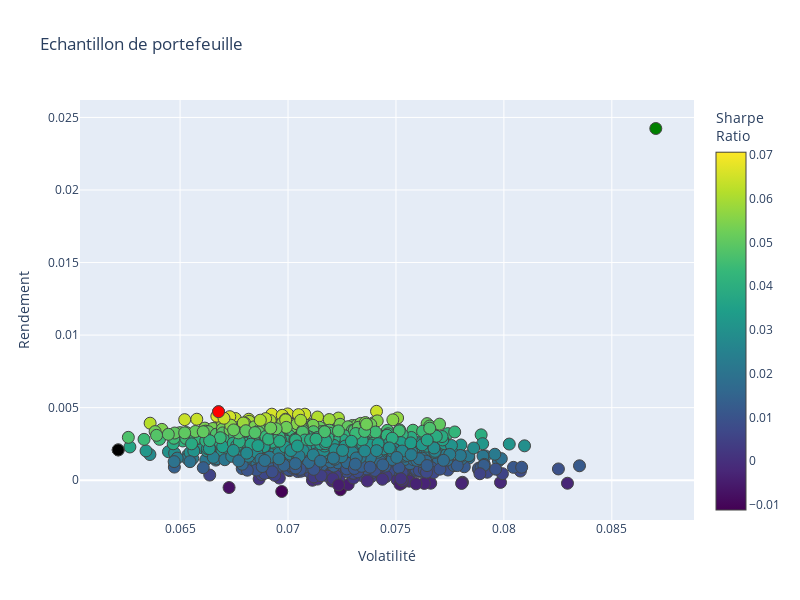

Write notebook code for a chart like this one.
### Code cell
## Visualiser le point de portefeuille avec risque minimum sur l'échantillon de portefeuille : Le point orange
Portefeuilles = go.Scatter(x = risq, y = R_esp, mode = "markers", marker = dict(size = 12,
        color = SR, colorscale = "Viridis", showscale = True, line_width = 1, colorbar = dict(title = "Sharpe<br>Ratio")
        ),text = "portefeuille")
Minimum_Volatilite = go.Scatter(x = np.array(risq[minIndex]), y = np.array(R_esp[minIndex]), mode = "markers",
                                marker = dict(color = "black", size = 12, line_width = 1), text = "Risque minimum" )

Maximum_SharpeRatio = go.Scatter(x = np.array(risq[maxIndex]), y = np.array(R_esp[maxIndex]), mode = "markers",
                                marker = dict(color = "red", size = 12, line_width = 1), text = "Maximal Sharpe Ratio" )

MaxRen_Portefeuille = go.Scatter(x = np.array(MaxRenRisk), y = np.array(MaxRenRend), mode = "markers",
                                marker = dict(color = "green", size = 12, line_width = 1), text = "Le Portefeuille avec rendement maximum" )
                                
data = [Portefeuilles, Minimum_Volatilite, Maximum_SharpeRatio, MaxRen_Portefeuille]

layout = go.Layout(title = "Echantillon de portefeuille", yaxis = dict(title = "Rendement"), xaxis = dict(title = "Volatilité"),
                    width = 800, height = 600, showlegend = False)
fig = go.Figure(data = data, layout = layout)

fig.show()

### Figure 1 — Plotly figure (JSON) as saved in the notebook; plotly's stock layout.template omitted (floating-point values rounded to 4 significant figures; data arrays with more than 128 entries replaced by an {"elided": "..."} marker saying what was removed)
{"data": [{"marker": {"color": {"elided": "1500 float values"}, "colorbar": {"title": {"text": "Sharpe<br>Ratio"}}, "colorscale": [[0, "#440154"], [0.1111, "#482878"], [0.2222, "#3e4989"], [0.3333, "#31688e"], [0.4444, "#26828e"], [0.5556, "#1f9e89"], [0.6667, "#35b779"], [0.7778, "#6ece58"], [0.8889, "#b5de2b"], [1, "#fde725"]], "line": {"width": 1}, "showscale": true, "size": 12}, "mode": "markers", "text": "portefeuille", "type": "scatter", "x": {"elided": "1500 float values"}, "y": {"elided": "1500 float values"}}, {"marker": {"color": "black", "line": {"width": 1}, "size": 12}, "mode": "markers", "text": "Risque minimum", "type": "scatter", "x": [0.06213], "y": [0.002088]}, {"marker": {"color": "red", "line": {"width": 1}, "size": 12}, "mode": "markers", "text": "Maximal Sharpe Ratio", "type": "scatter", "x": [0.06678], "y": [0.004719]}, {"marker": {"color": "green", "line": {"width": 1}, "size": 12}, "mode": "markers", "text": "Le Portefeuille avec rendement maximum", "type": "scatter", "x": [0.08704], "y": [0.02424]}], "layout": {"height": 600, "showlegend": false, "title": {"text": "Echantillon de portefeuille"}, "width": 800, "xaxis": {"title": {"text": "Volatilité"}}, "yaxis": {"title": {"text": "Rendement"}}}}
